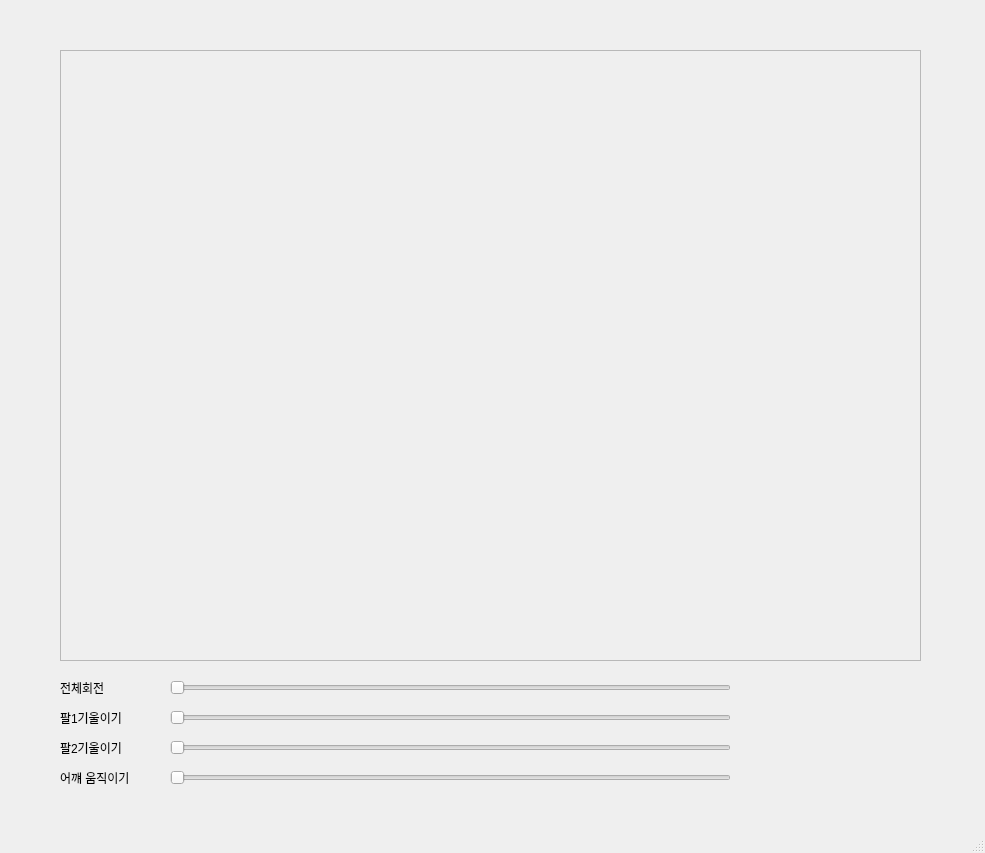
<?xml version="1.0" encoding="UTF-8"?>
<ui version="4.0">
 <class>MainWindow</class>
 <widget class="QMainWindow" name="MainWindow">
  <property name="geometry">
   <rect>
    <x>0</x>
    <y>0</y>
    <width>985</width>
    <height>853</height>
   </rect>
  </property>
  <property name="windowTitle">
   <string>MainWindow</string>
  </property>
  <widget class="QWidget" name="centralwidget">
   <widget class="QFrame" name="frame_gl">
    <property name="geometry">
     <rect>
      <x>60</x>
      <y>50</y>
      <width>861</width>
      <height>611</height>
     </rect>
    </property>
    <property name="frameShape">
     <enum>QFrame::StyledPanel</enum>
    </property>
    <property name="frameShadow">
     <enum>QFrame::Raised</enum>
    </property>
   </widget>
   <widget class="QSlider" name="sl_rotationX">
    <property name="geometry">
     <rect>
      <x>170</x>
      <y>680</y>
      <width>561</width>
      <height>16</height>
     </rect>
    </property>
    <property name="orientation">
     <enum>Qt::Horizontal</enum>
    </property>
   </widget>
   <widget class="QLabel" name="label">
    <property name="geometry">
     <rect>
      <x>60</x>
      <y>680</y>
      <width>68</width>
      <height>15</height>
     </rect>
    </property>
    <property name="text">
     <string>전체회전</string>
    </property>
   </widget>
   <widget class="QLabel" name="label_2">
    <property name="geometry">
     <rect>
      <x>60</x>
      <y>710</y>
      <width>68</width>
      <height>15</height>
     </rect>
    </property>
    <property name="text">
     <string>팔1기울이기</string>
    </property>
   </widget>
   <widget class="QSlider" name="sl_rotationX_2">
    <property name="geometry">
     <rect>
      <x>170</x>
      <y>710</y>
      <width>561</width>
      <height>16</height>
     </rect>
    </property>
    <property name="orientation">
     <enum>Qt::Horizontal</enum>
    </property>
   </widget>
   <widget class="QLabel" name="label_3">
    <property name="geometry">
     <rect>
      <x>60</x>
      <y>740</y>
      <width>68</width>
      <height>15</height>
     </rect>
    </property>
    <property name="text">
     <string>팔2기울이기</string>
    </property>
   </widget>
   <widget class="QSlider" name="sl_rotationX_3">
    <property name="geometry">
     <rect>
      <x>170</x>
      <y>740</y>
      <width>561</width>
      <height>16</height>
     </rect>
    </property>
    <property name="orientation">
     <enum>Qt::Horizontal</enum>
    </property>
   </widget>
   <widget class="QLabel" name="label_4">
    <property name="geometry">
     <rect>
      <x>60</x>
      <y>770</y>
      <width>68</width>
      <height>15</height>
     </rect>
    </property>
    <property name="text">
     <string>어꺠 움직이기</string>
    </property>
   </widget>
   <widget class="QSlider" name="sl_rotationX_4">
    <property name="geometry">
     <rect>
      <x>170</x>
      <y>770</y>
      <width>561</width>
      <height>16</height>
     </rect>
    </property>
    <property name="orientation">
     <enum>Qt::Horizontal</enum>
    </property>
   </widget>
  </widget>
  <widget class="QMenuBar" name="menubar">
   <property name="geometry">
    <rect>
     <x>0</x>
     <y>0</y>
     <width>985</width>
     <height>24</height>
    </rect>
   </property>
  </widget>
  <widget class="QStatusBar" name="statusbar"/>
 </widget>
 <resources/>
 <connections/>
</ui>
